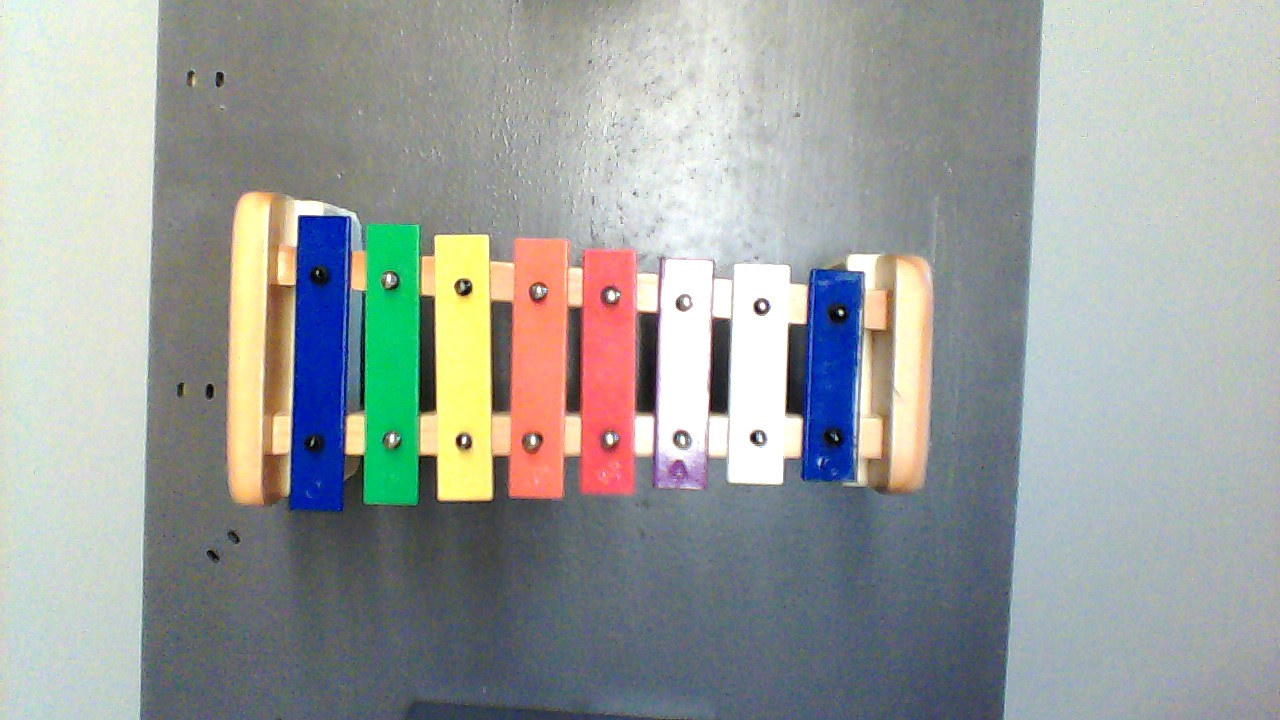
#> input picture computervision/EwanCV/Xylophone3.jpeg, 1280 x 720 px
$ python TestRect.py
#> lines starting #> are read from the running program, lines starting #| are printed output that depends on the picture; after the words box and inside, x2 and y2 are one past the last pixel; in counts of white or black regions, pixels touching at a corner belong together
import numpy as np
import cv2

image = cv2.imread("Xylophone3.jpeg")
#> image is the input picture: shape (720, 1280, 3); mean B, G, R 158, 160.7, 156
green = np.uint8([[[40, 208, 12]]])
hsvGreen = cv2.cvtColor(green, cv2.COLOR_BGR2HSV)
lowerGreen = hsvGreen[0][0][0] - 10, 100, 100
upperGreen = hsvGreen[0][0][0] + 10, 255, 255
lower_green = np.array(lowerGreen)
upper_green = np.array(upperGreen)
blue = np.uint8([[[196, 22, 0]]])
hsvBlue = cv2.cvtColor(blue, cv2.COLOR_BGR2HSV)
lowerBlue = hsvBlue[0][0][0] - 10, 100, 100
upperBlue = hsvBlue[0][0][0] + 10, 255, 255
lower_blue = np.array(lowerBlue)
upper_blue = np.array(upperBlue)
white = np.uint8([[[255, 255, 255]]])
hsvWhite = cv2.cvtColor(white, cv2.COLOR_BGR2HSV)
lowerWhite = hsvWhite[0][0][0] - 50, 0, 0
upperWhite = hsvWhite[0][0][0] + 50, 10, 255
print(lowerWhite)
lower_white = np.array(lowerWhite)
upper_white = np.array(upperWhite)


hsv = cv2.cvtColor(image, cv2.COLOR_BGR2HSV)
#> hsv: shape (720, 1280, 3); mean H, S, V 74.7, 43.2, 173

green_mask = cv2.inRange(hsv, lower_green, upper_green)
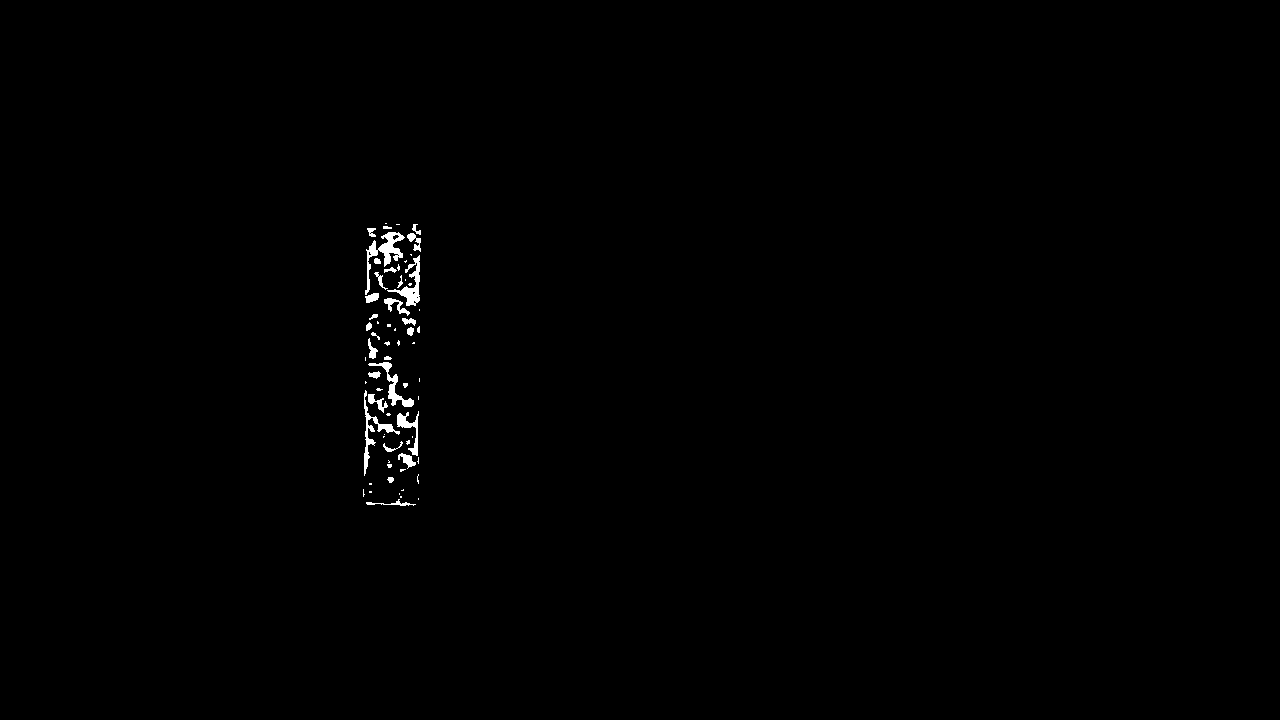
#> green_mask: shape (720, 1280); 0.46% white; 66 white regions (37 under 20 px), largest, box (x1, y1, x2, y2) and area: (365, 232, 405, 295) 661, (387, 255, 420, 306) 494, (364, 390, 400, 476) 473

blue_mask = cv2.inRange(hsv, lower_blue, upper_blue)
#> blue_mask: shape (720, 1280); 2.8% white; 167 white regions (155 under 20 px), largest, box (x1, y1, x2, y2) and area: (290, 216, 352, 511) 14574, (800, 269, 862, 482) 9995, (926, 698, 939, 706) 46

white_mask = cv2.inRange(hsv, lower_white, upper_white)
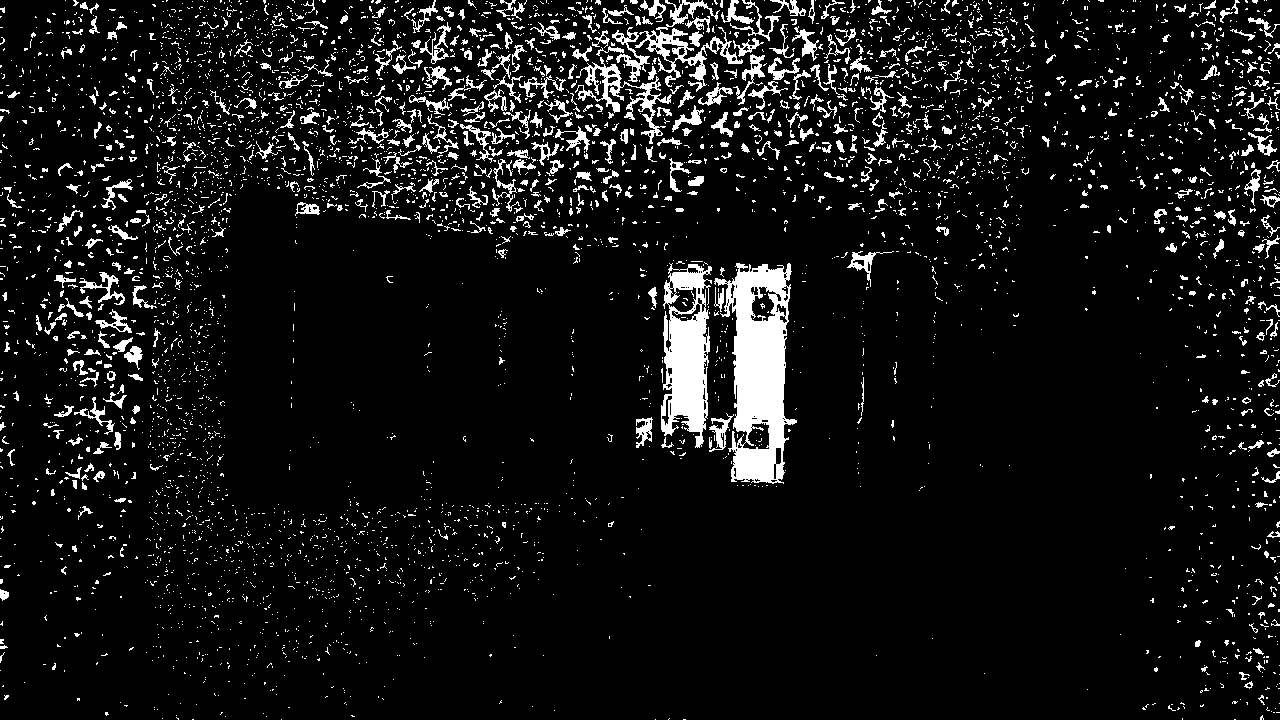
#> white_mask: shape (720, 1280); 7.9% white; 4856 white regions (4266 under 20 px)

greencnts = cv2.findContours(green_mask.copy(),
                            cv2.RETR_EXTERNAL,
                            cv2.CHAIN_APPROX_SIMPLE)[-2]
#> greencnts = 66 contours, 43 with area under 20; largest, box (x1, y1, x2, y2) and area: (365, 232, 405, 295) 553, (387, 255, 420, 306) 406, (368, 362, 414, 407) 338, (364, 390, 400, 476) 336, (397, 411, 419, 456) 242
if len(greencnts) > 0:
    green_area = max(greencnts, key=cv2.contourArea)
#> green_area = contour of 121 points, box (x1, y1, x2, y2) (365, 232, 405, 295), area 553
    (xg, yg, wg, hg) = cv2.boundingRect(green_area)
#> xg = 365; yg = 232; wg = 40; hg = 63
    cv2.rectangle(image, (xg, yg), (xg + wg, yg + hg), (0, 0, 255), 2)

green_x = xg
#> green_x = 365
green_y = yg
#> green_y = 232
green_height = hg
#> green_height = 63
green_width = wg
#> green_width = 40
green_centerx = int(green_x + (green_width/2))
#> green_centerx = 385
green_centery = int(green_y + (green_height/2))
#> green_centery = 263

cv2.circle(image, (green_centerx, green_centery), 2, (0, 0, 255), 5)
#> image: shape (720, 1280, 3); mean B, G, R 158, 160.5, 156.2

bluecnts = cv2.findContours(blue_mask.copy(),
                            cv2.RETR_EXTERNAL,
                            cv2.CHAIN_APPROX_SIMPLE)[-2]
#> bluecnts = 166 contours, 162 with area under 20; largest, box (x1, y1, x2, y2) and area: (290, 216, 352, 511) 14916, (800, 269, 862, 482) 10548, (926, 698, 939, 706) 30, (946, 667, 954, 678) 29

if len(bluecnts) > 0:
    blue_area = max(bluecnts, key=cv2.contourArea)
#> blue_area = contour of 304 points, box (x1, y1, x2, y2) (290, 216, 352, 511), area 14916
    (xg, yg, wg, hg) = cv2.boundingRect(blue_area)
#> xg = 290; yg = 216; wg = 62; hg = 295
    cv2.rectangle(image, (xg, yg), (xg + wg, yg + hg), (0, 255, 0), 2)

blue_x = xg
#> blue_x = 290
blue_y = yg
#> blue_y = 216
blue_height = hg
#> blue_height = 295
blue_width = wg
#> blue_width = 62
blue_centerx = int(blue_x + (blue_width/2))
#> blue_centerx = 321
blue_centery = int(blue_y + (blue_height/2))
#> blue_centery = 363

cv2.circle(image, (blue_centerx, blue_centery), 2, (0, 255, 0), 5)
#> image: shape (720, 1280, 3); mean B, G, R 157.6, 160.8, 155.8

whitecnts = cv2.findContours(white_mask.copy(),
                            cv2.RETR_EXTERNAL,
                            cv2.CHAIN_APPROX_SIMPLE)[-2]
#> whitecnts = 4840 contours, 4528 with area under 20; largest, box (x1, y1, x2, y2) and area: (714, 263, 797, 484) 10830, (661, 263, 712, 448) 6350, (635, 0, 743, 92) 1865, (575, 57, 672, 144) 1362, (612, 27, 650, 82) 477

if len(whitecnts) > 0:
    white_area = max(whitecnts, key=cv2.contourArea)
#> white_area = contour of 441 points, box (x1, y1, x2, y2) (714, 263, 797, 484), area 10830
    (xg, yg, wg, hg) = cv2.boundingRect(white_area)
#> xg = 714; yg = 263; wg = 83; hg = 221
    cv2.rectangle(image, (xg, yg), (xg + wg, yg + hg), (0, 0, 0), 2)

white_x = xg
#> white_x = 714
white_y = yg
#> white_y = 263
white_height = hg
#> white_height = 221
white_width = wg
#> white_width = 83
white_centerx = int(white_x + (white_width/2))
#> white_centerx = 755
white_centery = int(white_y + (white_height/2))
#> white_centery = 373

cv2.circle(image, (white_centerx, white_centery), 2, (0, 0, 0), 5)
#> image: shape (720, 1280, 3); mean B, G, R 157.3, 160.5, 155.5

avg_width =int((blue_width + green_width + white_width) / 3)
#> avg_width = 61
height_diff = int(((blue_height - green_height) + ((green_height - white_height) / 3))/2)
#> height_diff = 89
space_between = (green_x - (blue_x +blue_width))
#> space_between = 13

xg = green_x + green_width + space_between
#> xg = 418
yg = int(green_y + (height_diff/2))
#> yg = 276
wg = int(avg_width)
#> wg = 61
hg = int(green_height - (height_diff/2))
#> hg = 18
cx = int(xg + (wg/2))
#> cx = 448
cy = int(yg + (hg/2))
#> cy = 285


cv2.rectangle(image, (xg, yg), (xg + wg, yg + hg), (255, 150, 0), 2)
cv2.circle(image, (cx, cy), 2, (255, 150, 0), 5)
#> image: shape (720, 1280, 3); mean B, G, R 157.4, 160.5, 155.4

space_between = int((white_x -(4*avg_width) - (green_x + green_width))/5)

for x in range(3):

    xg = xg + wg + space_between
    yg = int(yg + (height_diff / 2))
    hg = hg - height_diff
    cx = int(xg + (wg / 2))
    cy = int(yg + (hg / 2))
    cv2.rectangle(image, (xg, yg), (xg + wg, yg + hg), (255, 150, 0), 2)
    cv2.circle(image, (cx, cy), 2, (255, 150, 0), 5)
#> this loop made 3 passes
#> (xg, yg, hg, cx, cy) on passes 1 to 3: (492, 320, -71, 522, 284), (566, 364, -160, 596, 284), (640, 408, -249, 670, 283)
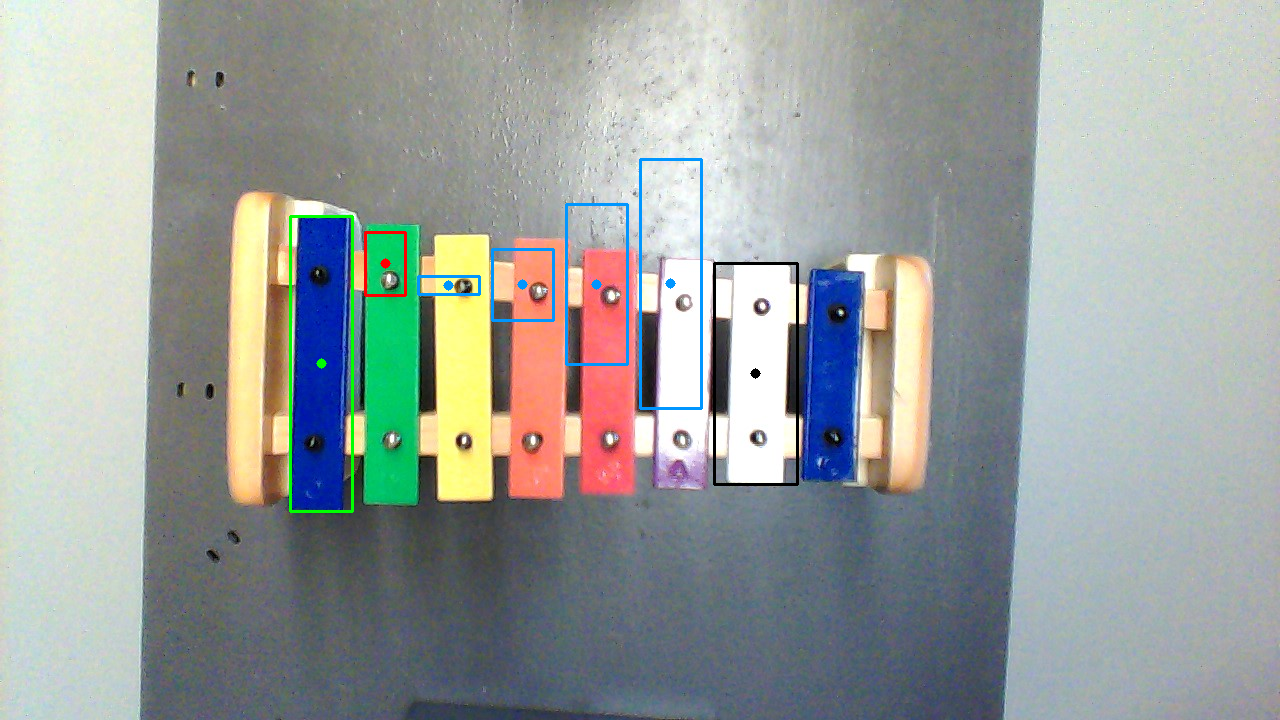
#> image: shape (720, 1280, 3); mean B, G, R 157.8, 160.3, 154.4
#> after the loop, hg = -249; xg = 640

xg = white_x + white_width + space_between
#> xg = 810
yg = int(white_y + (height_diff/2))
#> yg = 307
hg = int(white_height - (height_diff/2))
#> hg = 176
cx = int(xg + (wg/2))
#> cx = 840
cy = int(yg + (hg/2))
#> cy = 395

cv2.rectangle(image, (xg, yg), (xg + wg, yg + hg), (255, 150, 0), 2)
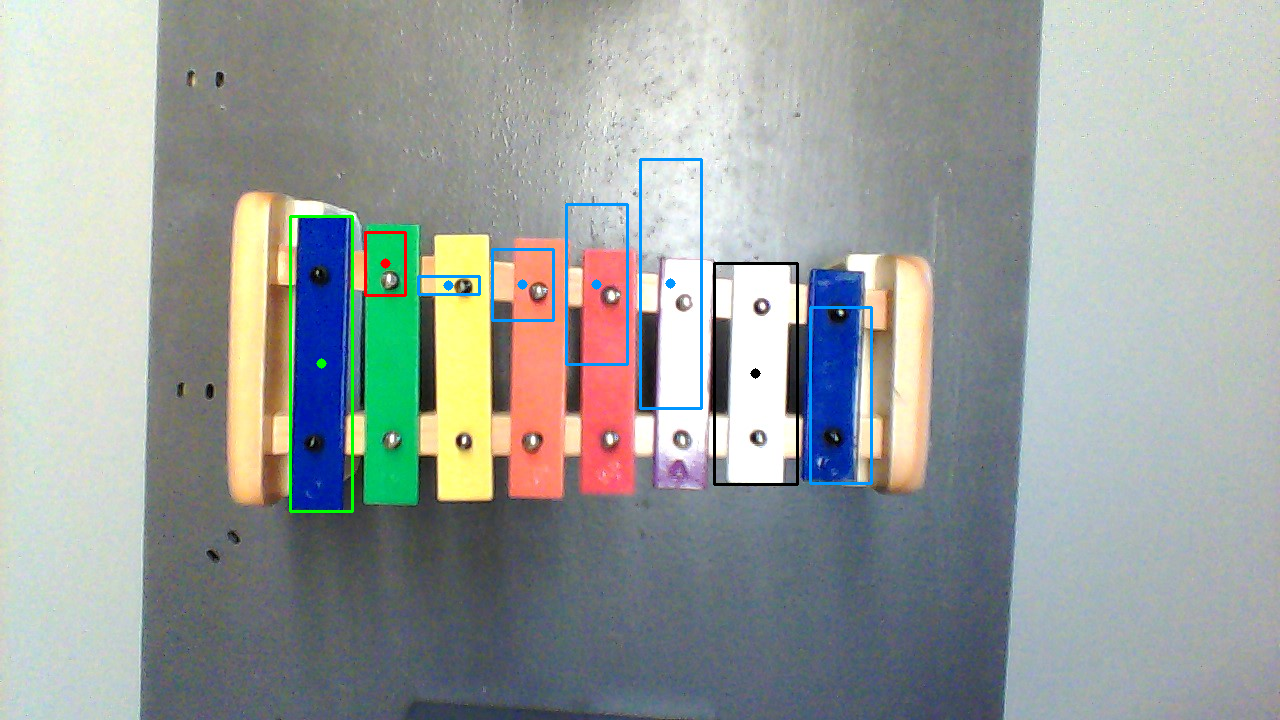
#> image: shape (720, 1280, 3); 0.15% of pixels changed, all inside (x1, y1, x2, y2) = (809, 306, 873, 485)
cv2.circle(image, (cx, cy), 2, (255, 150, 0), 5)
#> image: shape (720, 1280, 3); 0.01% of pixels changed, all inside (x1, y1, x2, y2) = (835, 390, 846, 401)

while True:
    cv2.imshow('image', image)
    k = cv2.waitKey(5) & 0xFF
#> (key Esc is pressed here)
    if k == 27:
        break
cv2.destroyAllWindows()
